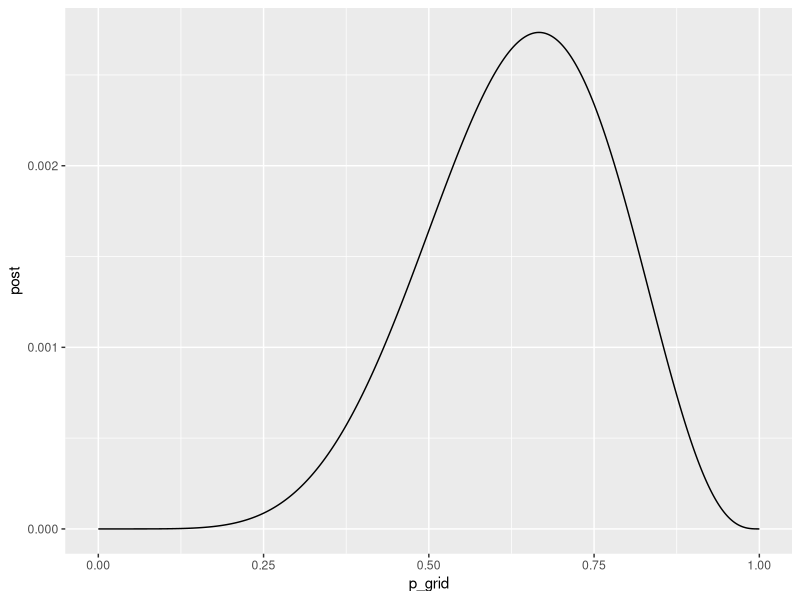
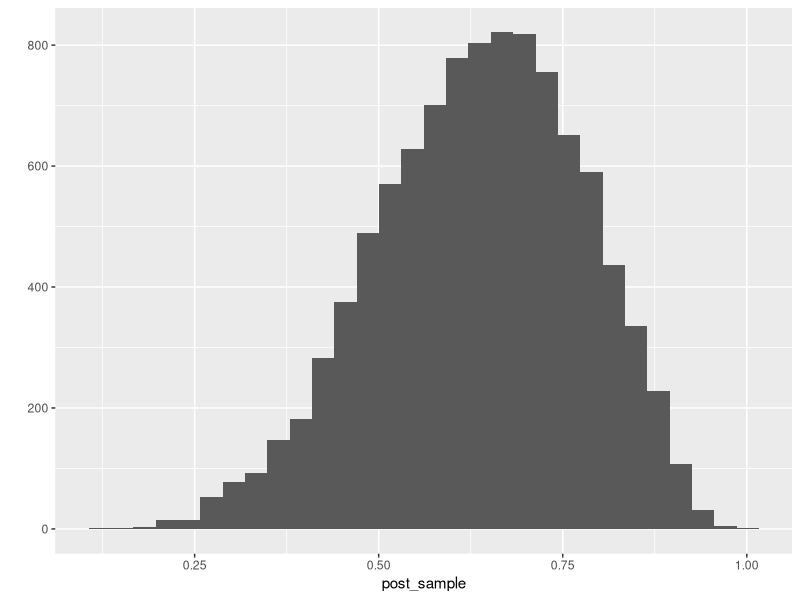

R code for these plots, in order: (Note: this script raises an error after producing the figures.)
library(ggplot2)

grid_size <- 1000
p_grid <- seq(0, 1, length.out = grid_size)
prior <- rep(1, grid_size)/grid_size
ll <- dbinom(6, 9, p_grid)
post <- ll * prior
post <- post/sum(post)

qplot(x=p_grid, y=post, geom="line")

# we can sample from this

post_sample <- sample(p_grid, prob=post, size = 10000, replace = TRUE)
qplot(x=post_sample, geom="histogram")

# what post probability lies below p 0.5
sum(post[p_grid < 0.5])
sum(post_sample < 0.5)/10000

sum(post_sample > 0.1 & post_sample < .7)/10000


# get range for defined mass
quantile(post_sample, .8)
quantile(post_sample, c(0.1, .9))
HPDI(post_sample, prob = 0.5)


# MAP
p_grid[which.max(post)]
chainmode(post_sample, adj=0.01)
mean(post_sample)
median(post_sample)
